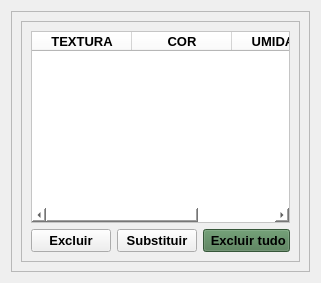
            <widget class="QWidget" name="pag_historico">
             <layout class="QGridLayout" name="gridLayout_29">
              <item row="0" column="0">
               <widget class="QFrame" name="frame_8">
                <property name="frameShape">
                 <enum>QFrame::StyledPanel</enum>
                </property>
                <property name="frameShadow">
                 <enum>QFrame::Raised</enum>
                </property>
                <layout class="QGridLayout" name="gridLayout_30">
                 <item row="1" column="0">
                  <widget class="QFrame" name="frame_14">
                   <property name="sizePolicy">
                    <sizepolicy hsizetype="Preferred" vsizetype="Preferred">
                     <horstretch>0</horstretch>
                     <verstretch>5</verstretch>
                    </sizepolicy>
                   </property>
                   <property name="sizeIncrement">
                    <size>
                     <width>0</width>
                     <height>0</height>
                    </size>
                   </property>
                   <property name="font">
                    <font>
                     <pointsize>10</pointsize>
                    </font>
                   </property>
                   <property name="frameShape">
                    <enum>QFrame::StyledPanel</enum>
                   </property>
                   <property name="frameShadow">
                    <enum>QFrame::Raised</enum>
                   </property>
                   <layout class="QGridLayout" name="gridLayout_32">
                    <item row="1" column="0" colspan="3">
                     <widget class="QTableWidget" name="tableWidget_saida">
                      <property name="font">
                       <font>
                        <pointsize>9</pointsize>
                        <weight>50</weight>
                        <bold>false</bold>
                       </font>
                      </property>
                      <property name="styleSheet">
                       <string notr="true">background-color: rgb(255, 255, 255);</string>
                      </property>
                      <property name="inputMethodHints">
                       <set>Qt::ImhNone</set>
                      </property>
                      <property name="editTriggers">
                       <set>QAbstractItemView::NoEditTriggers</set>
                      </property>
                      <property name="selectionMode">
                       <enum>QAbstractItemView::SingleSelection</enum>
                      </property>
                      <property name="selectionBehavior">
                       <enum>QAbstractItemView::SelectRows</enum>
                      </property>
                      <property name="textElideMode">
                       <enum>Qt::ElideMiddle</enum>
                      </property>
                      <column>
                       <property name="text">
                        <string>TEXTURA</string>
                       </property>
                       <property name="font">
                        <font>
                         <pointsize>10</pointsize>
                         <weight>75</weight>
                         <bold>true</bold>
                        </font>
                       </property>
                       <property name="textAlignment">
                        <set>AlignCenter</set>
                       </property>
                      </column>
                      <column>
                       <property name="text">
                        <string>COR</string>
                       </property>
                       <property name="font">
                        <font>
                         <pointsize>10</pointsize>
                         <weight>75</weight>
                         <bold>true</bold>
                        </font>
                       </property>
                       <property name="textAlignment">
                        <set>AlignCenter</set>
                       </property>
                      </column>
                      <column>
                       <property name="text">
                        <string>UMIDADE</string>
                       </property>
                       <property name="font">
                        <font>
                         <pointsize>10</pointsize>
                         <weight>75</weight>
                         <bold>true</bold>
                        </font>
                       </property>
                       <property name="textAlignment">
                        <set>AlignCenter</set>
                       </property>
                      </column>
                     </widget>
                    </item>
                    <item row="2" column="2">
                     <widget class="QPushButton" name="excluir_tudo">
                      <property name="font">
                       <font>
                        <pointsize>10</pointsize>
                        <weight>75</weight>
                        <bold>true</bold>
                       </font>
                      </property>
                      <property name="styleSheet">
                       <string notr="true">background-color: rgb(76, 121, 80);</string>
                      </property>
                      <property name="text">
                       <string> Excluir tudo</string>
                      </property>
                     </widget>
                    </item>
                    <item row="2" column="0">
                     <widget class="QPushButton" name="excluir">
                      <property name="font">
                       <font>
                        <pointsize>10</pointsize>
                        <weight>75</weight>
                        <bold>true</bold>
                       </font>
                      </property>
                      <property name="text">
                       <string>Excluir</string>
                      </property>
                     </widget>
                    </item>
                    <item row="2" column="1">
                     <widget class="QPushButton" name="substituir">
                      <property name="font">
                       <font>
                        <pointsize>10</pointsize>
                        <weight>75</weight>
                        <bold>true</bold>
                       </font>
                      </property>
                      <property name="text">
                       <string>Substituir</string>
                      </property>
                     </widget>
                    </item>
                   </layout>
                  </widget>
                 </item>
                </layout>
               </widget>
              </item>
             </layout>
            </widget>
